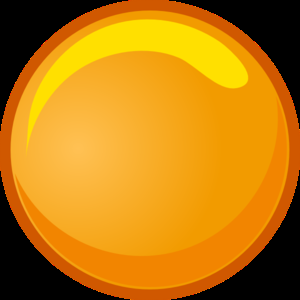
#> input picture bin/test.jpg, 300 x 300 px
$ jupyter execute --allow-errors BoundingBoxNew.ipynb
#> lines starting #> are read from the running program, lines starting #| are printed output that depends on the picture
#> (a cell that did not finish here is left out)

[cell 2]
thisdict = {
    "model": "Mustang",
    "year": 1964
}

for x, y in thisdict.items():
    print(x, y)

[cell 3]
# ------- [C] READ CSV --------

import csv

#> (the rest of this cell did not finish here and is left out)

[cell 4]
# -------- [C] LOAD IMAGE ---------

import cv2

print(cv2.__version__)

img = cv2.imread("bin/test.jpg", cv2.IMREAD_COLOR)
#> img is the input picture: shape (300, 300, 3); mean B, G, R 14.4, 124.7, 191.1

x = 10
y = 30
Width = 200
Height = 200
Score = 0.52132
Label = "orange"

# Rectangle ---------------------------------------
color = (0,255,0)

cv2.rectangle(img, (x, y), (x+Width, y+Height), color, 2)
# cv2.rectangle(img, (x, y), (x + Width - 20, y + 20), color, -1)

# TEXT ----------------------------------------

# font
font = cv2.FONT_HERSHEY_DUPLEX

# coordinates
orgLabel = (x + 5, y - 10)
orgScore = (x + Width - 90, y - 10)

# fontScale
fontScale = 0.5

# Blue color in BGR
# color = (0, 0, 0)

# Line thickness of 2 px
thickness = 1

# Using cv2.putText() method
img = cv2.putText(img, f'{Label}', orgLabel, font,
                   fontScale, color, thickness, cv2.LINE_AA)

img = cv2.putText(img, f'{Score}', orgScore, font,
                   fontScale, color, thickness, cv2.LINE_AA)
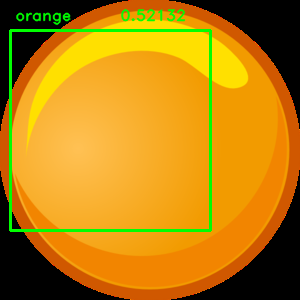
#> img: shape (300, 300, 3); mean B, G, R 14.2, 129.1, 185.2


# DISPLAY ----------------------------------------
cv2.imshow("output", img)

cv2.imwrite("output.jpg",img)

cv2.waitKey(0)
cv2.destroyAllWindows()
cv2.waitKey(1)
